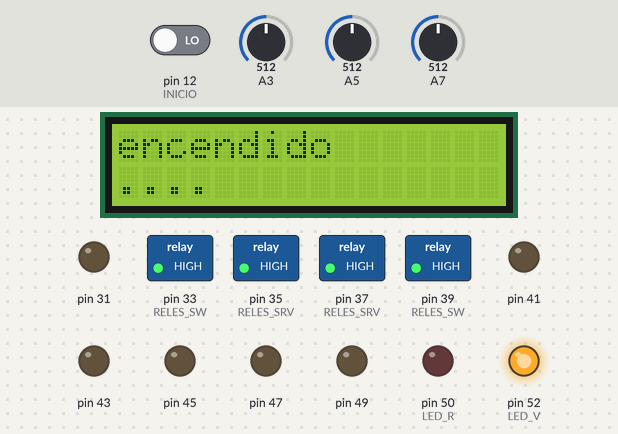
The sketch below on a simulated Arduino Mega 2560, built with avr-gcc and run on an emulated ATmega2560. On the bench: 16×2 character LCD, switched loads named in the sketch (green lamp = pin HIGH), output pins drawn as LEDs (lit = HIGH). Dashed ring = blinking. Inputs (shaded band) come from the test bench; at power-on: pin 12 (INICIO) LOW, A3 = 512, A5 = 512, A7 = 512. What the sketch prints to the serial monitor is not drawn.

Above: at 1.2 s.
1.3 s: pin 12 (INICIO) driven HIGH
At 2.4 s:
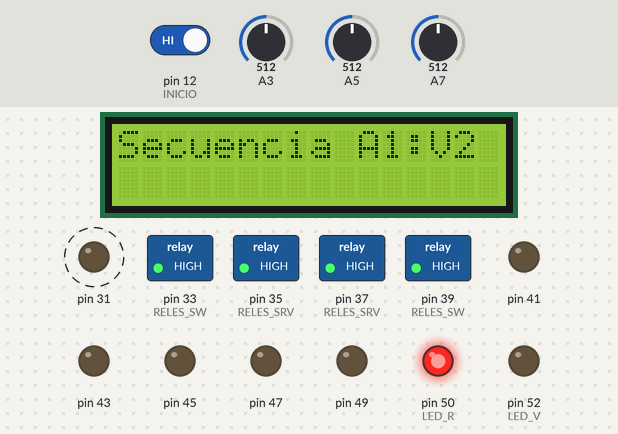
12.3 s: pin 12 (INICIO) driven LOW
At 14.4 s:
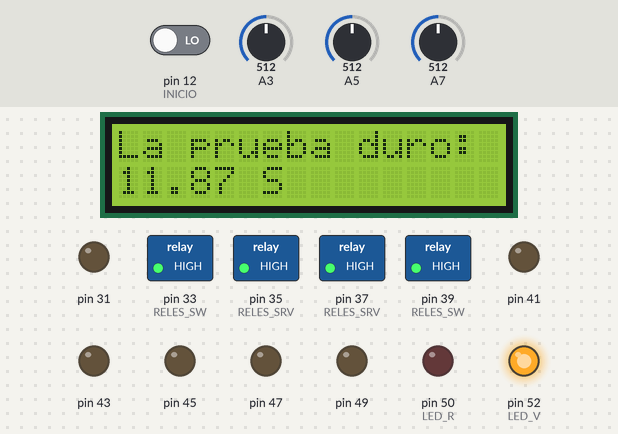
15.3 s: pin 12 (INICIO) driven HIGH
At 16.6 s:
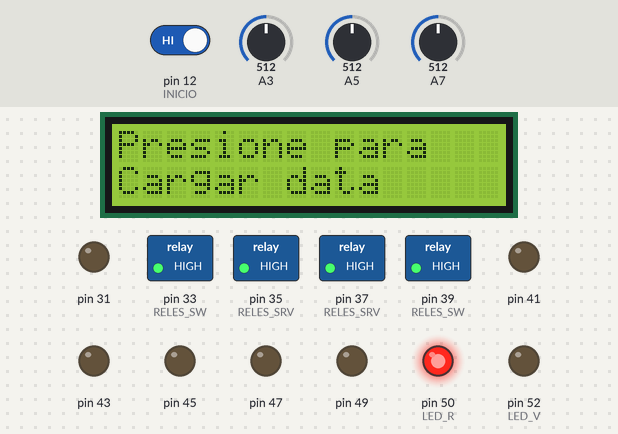
Timing chart, 0 to 22.8 s (numbered marks = the images above; inputs shaded):
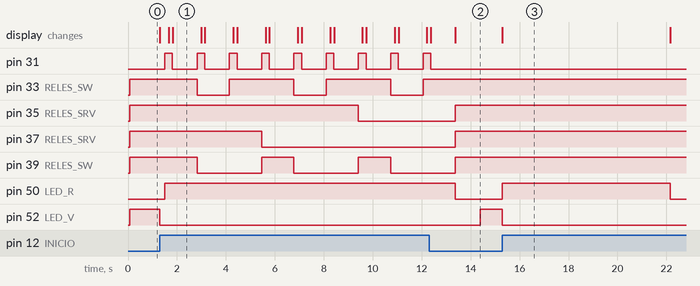

Measured:
- after the input at 1.3 s, pin 31: alternates HIGH for 0.31 s and LOW for 1.0 s, starting after 0.20 s; pin 33 (RELES_SW): alternates HIGH for 2.6 s and LOW for 1.3 s, starting after 1.5 s
- after the input at 12.3 s, pin 50 (LED_R): goes on until 13.4 s, then stays LOW; pin 52 (LED_V): LOW → HIGH after 2.1 s
- after the input at 15.3 s, pin 50 (LED_R): LOW → HIGH at once, → LOW 6.9 s later; pin 52 (LED_V): HIGH → LOW at once
- what the display in image 1 shows lasts 1.2 s, from 1.8 s to 3.0 s

The sketch:

lucia-tesis-v2.ino
```cpp
#include <LiquidCrystal.h>
#include <EEPROM.h>
#include "datos.h"

#define LOG
#define NUMERO_PRUEBAS 18
#define SAMPLE_SIZE 90


const int rs = 6, en = 7, d4 = 8, d5 = 9, d6 = 10, d7 = 11;
LiquidCrystal lcd(rs, en, d4, d5, d6, d7);
const int INICIO = 12;
const int SW0 = 31;
const int SW1 = 33;
const int SW2 = 39;
const int SW3 = 35;
const int SW4 = 37;
const int LED_R = 50;
const int LED_V = 52;
const int RELES_SRV[2] = { SW3, SW4 };
const int RELES_SW[2] = { SW1, SW2 };

const String nombre_pruebas[NUMERO_PRUEBAS] = {
  "A1:V1_A",
  "A1:V2",
  "B1:V1_B",
  "B1:V2",
  "C1:V1_B",
  "C1:V2",
  "A2:V1_A",
  "A2:V2",
  "B2:V1_B",
  "B2:V2",
  "C2:V1_B",
  "C2:V2",
  "A3:V1_A",
  "A3:V2",
  "B3:V1_B",
  "B3:V2",
  "C3:V1_B",
  "C3:V2",
};

int numero_prueba = 0;
int prueba_interna = 0;
int pruebas[NUMERO_PRUEBAS][SAMPLE_SIZE];


void setup() {
  // Configurar pines de entrada y salida
  analogReference(EXTERNAL);
  Serial.begin(9600);
#ifdef LOG
  Serial1.begin(9600);
#endif
  lcd.begin(16, 2);
  pinMode(INICIO, INPUT);
  pinMode(LED_R, OUTPUT);
  pinMode(LED_V, OUTPUT);
  //RELES
  for (int i = 31; i < 51; i = i + 2) {
    pinMode(i, OUTPUT);
  }

  for (int i = 0; i < 2; i++) {
    digitalWrite(RELES_SRV[i], HIGH);
    digitalWrite(RELES_SW[i], HIGH);
  }
  digitalWrite(31, LOW);
  digitalWrite(LED_R, LOW);
  digitalWrite(LED_V, LOW);
}

int get_digital_V1() {
  int n;
  n = numero_prueba;
  if (n == 0 || n == 3 || n == 6 || n == 9 || n == 12 || n == 15) {
    return analogRead(A7);  //sin resistencia humana
  } else {
    return analogRead(A5);  //con resistencia humana
  }
}

int get_digital_V2() {

  return analogRead(A3);  //voltaje de alimentacion
}
void mostrarPantalla(String linea1, String linea2) {
  lcd.clear();
  lcd.setCursor(0, 0);
  lcd.print(linea1);

  lcd.setCursor(0, 1);
  lcd.print(linea2);
}

long ultima_vez_actualizo_pantalla = 0;
int tiempo_actualizacion_pantalla = 100;

void loop() {
  if ((millis() - ultima_vez_actualizo_pantalla) > 16) {
    mostrarPantalla("encendido", "....");
    digitalWrite(LED_V, HIGH);
    ultima_vez_actualizo_pantalla = millis();
  }
  if (digitalRead(INICIO) == HIGH) {
    digitalWrite(LED_V, LOW);
    numero_prueba = 0;
    mostrarPantalla("INICIO ", "PRUEBAS");
    delay(200);
    auto tiempo_inicio_prueba = micros();
    for (auto& configuracion : CONF_PRUEBAS_RV) {
      digitalWrite(LED_R, HIGH);
      realizarPrueba(configuracion);
    }
    for (int i = 0; i < 2; i++) {
      digitalWrite(RELES_SRV[i], HIGH);
      digitalWrite(RELES_SW[i], HIGH);
    }
    digitalWrite(LED_R, LOW);

    auto tiempo_finalizo_prueba = micros();
    auto tiempo_f_S = (tiempo_finalizo_prueba - tiempo_inicio_prueba) * 1e-6;
    Log("La prueba duro " + String(tiempo_finalizo_prueba - tiempo_inicio_prueba));
    lcd.clear();
    lcd.println("La prueba duro: ");
    lcd.setCursor(0, 1);
    lcd.println(String(tiempo_f_S) + " S");
    delay(1000);
    while (digitalRead(INICIO) == LOW) {
      if ((millis() - ultima_vez_actualizo_pantalla) > 16) {
        mostrarPantalla("Presione para", "Cargar data");
        digitalWrite(LED_V, HIGH);

        ultima_vez_actualizo_pantalla = millis();
      }
    }
    digitalWrite(LED_R, HIGH);
    digitalWrite(LED_V, LOW);
    enviar_datos_por_data_streamer();
    mostrarPantalla("Datos", "Enviados");
    digitalWrite(LED_R, LOW);
    delay(1000);
  }
}
void Log(String mensaje) {
#ifdef LOG
  Serial1.println(mensaje);
#endif
}

/*
 * Esta funcion hace uso del puerto serial para enviar datos al DataStreamer
 * El DataStreamer es un plugin de Excel para manejar informacion que
 * proviene desde un arduino
 * https://www.microsoft.com/en-us/download/details.aspx?id=56976
 */
void enviar_datos_por_data_streamer() {
  for (int i = 0; i < NUMERO_PRUEBAS; i++) {
    Serial.print(nombre_pruebas[i]);
    Serial.print(", ");
    for (int j = 0; j < SAMPLE_SIZE; j++) {
      Serial.print(pruebas[i][j]);
      Serial.print(",");
    }
    Serial.println();
  }
}
```

Captacion_datos.ino
```cpp
#pragma once


void tomar_muestras(int (*obtener_valor)()) {

  int sample = obtener_valor();  // Manda a leer el pin Analogico correspondiente
  pruebas[numero_prueba][prueba_interna] = sample;
  prueba_interna++;
  delayMicroseconds(1600);
}
```

TrueRMS.cpp
```cpp
// (licence header left out)
// /*
// *
// * Changes in version 1.3.0:
// * - Added energy meetering functionality in publish function of classes Power and Power2.
// *
// * Changes in version 1.2.0:
// * - Name of constants SGLS and CNTS renamed into SGL_SCAN and CNT_SCAN.
// *
// * Changes in version 1.1.0:
// * - Introduced a software flag to indicate the completion of a single scan acquisition run. This flag is cleared after calling
// * publish().
// * - Introduced the Rms2 and Power2 classes. Rms2 and Power2 perform better when used in an interrupt service routine by
// * spreading out the processing burden over the different sample time slots within the RMS window. Rms2 occupies one
// * extra sample time slot (window length+1) for doing the baseline restoration calculation (when BLR is on).
// * - The method update() of the Power2 class has been split up in: update1() and update2(). update1() is called first and
// * processes the first sample (for example, a sample of the input voltage) and update2() processes the second sample (a sample
// * of the input current, or vice versa). Sampling voltage and current usually happens sequentially in a multiplexed ADC.
// * Furthermore, an extra sample time slot (window length+1) is occupied by the baseline restoration calculation (when BLR is on).
// * - When BLR is on, instVal now returns the baseline restored sample value.
// * - The power factor variable is: pf (lowercase letters)
// *
// */


// #include "TrueRMS.h"

// #if defined(ARDUINO) && ARDUINO >= 100
// #include "Arduino.h"
// #else
// #include "WProgram.h"
// #endif


// //*********** Init functions ***********//

// void Average::begin(float _range, unsigned char _avgWindow, unsigned char _adcNob, bool _mode) {
// 	mode = _mode;
// 	avgWindow = _avgWindow;
// 	scaling = _range / (float)(_avgWindow * pow(2, _adcNob));
// 	temp_sumInstVal = 0;
// 	sampleIdx=0;
// }


// void Rms::begin(float _range, unsigned char _rmsWindow, unsigned char _adcNob, bool _blr, bool _mode) {
// 	mode = _mode;
// 	rmsWindow = _rmsWindow;
// 	blr = _blr;
// 	dcBias = pow(2, _adcNob) / 2;	// dc-bias starting value
// 	scalingSq = sq(_range) / (float)(_rmsWindow * pow(2, 2*_adcNob));
// 	temp_sumSqInstVal=0;
// 	sampleIdx=0;
// }


// void Rms2::begin(float _range, unsigned char _rmsWindow, unsigned char _adcNob, bool _blr, bool _mode) {
// 	mode = _mode;
// 	blr = _blr;
// 	rmsWindow = _rmsWindow;
// 	dcBias = pow(2, _adcNob) / 2;	// dc-bias starting value
// 	scalingSq = sq(_range) / (float)(_rmsWindow * pow(2, 2*_adcNob));
// 	temp_sumSqInstVal=0;
// 	sampleIdx=0;
// }


// void Power::begin(float _range1, float _range2, unsigned char _rmsWindow, unsigned char _adcNob, bool _blr, bool _mode) {
// 	mode = _mode;
// 	blr = _blr;
// 	rmsWindow = _rmsWindow;
// 	scaling1 = _range1 / (float)pow(2, _adcNob);
// 	scalingSq1 = sq(_range1) / (float)(_rmsWindow * pow(2, 2*_adcNob));
// 	scaling2 = _range2 / (float)pow(2, _adcNob);
// 	scalingSq2 = sq(_range2) / (float)(_rmsWindow * pow(2, 2*_adcNob));
// 	scaling3 = scaling1*scaling2 / _rmsWindow;
// 	temp_sumSqInstVal1=0;
// 	temp_sumSqInstVal2=0;
// 	temp_sumInstPwr=0;
// 	sampleIdx=0;
// }


// void Power2::begin(float _range1, float _range2, unsigned char _rmsWindow, unsigned char _adcNob, bool _blr, bool _mode) {
// 	mode = _mode;
// 	blr = _blr;
// 	rmsWindow = _rmsWindow;
// 	scaling1 = _range1 / (float)pow(2, _adcNob);
// 	scalingSq1 = sq(_range1) / (float)(_rmsWindow * pow(2, 2*_adcNob));
// 	scaling2 = _range2 / (float)pow(2, _adcNob);
// 	scalingSq2 = sq(_range2) / (float)(_rmsWindow * pow(2, 2*_adcNob));
// 	scaling3 = scaling1*scaling2 / _rmsWindow;
// 	temp_sumSqInstVal1=0;
// 	temp_sumSqInstVal2=0;
// 	temp_sumInstPwr=0;
// 	sampleIdx=0;
// }


// void Average::start() {
// 	acquire=true;
// 	acqRdy=false;
// }


// void Rms::start() {
// 	acquire=true;
// 	acqRdy=false;
// }


// void Rms2::start() {
// 	acquire=true;
// 	acqRdy=false;
// }


// void Power::start() {
// 	acquire=true;
// 	acqRdy=false;
// }


// void Power2::start() {
// 	acquire=true;
// 	acqRdy=false;
// }


// void Average::stop() {
// 	acquire=false;
// }


// void Rms::stop() {
// 	acquire=false;
// }


// void Rms2::stop() {
// 	acquire=false;
// }


// void Power::stop() {
// 	acquire=false;
// }


// void Power2::stop() {
// 	acquire=false;
// }


// //*********** Periodically called functions ***********//

// void Average::update(int _instVal) {
// 	instVal = _instVal;
// 	if(acquire) {
// 		temp_sumInstVal += instVal;
// 		if(sampleIdx > avgWindow-1) {
// 			sumInstVal = temp_sumInstVal;
// 			temp_sumInstVal=0;
// 			sampleIdx=0;
// 			if(mode == SGL_SCAN) { // update status bits
// 				acquire=false;
// 				acqRdy=true;
// 			}
// 		}
// 		sampleIdx++;
// 	}
// }


// void Rms::update(int _instVal) {
// 	if(acquire) {
// 		if(blr) {
// 			instVal = _instVal - dcBias; // subtract DC-offset to restore the baseline.
// 			temp_sumInstVal += instVal;
// 		}
// 		else {
// 			instVal=_instVal;
// 		}
// 		temp_sumSqInstVal += sq((float)instVal);
// 		if(sampleIdx == rmsWindow) {
// 			sumSqInstVal=temp_sumSqInstVal;
// 			if(blr) {
// 				sumInstVal = alpha*temp_sumInstVal + (1-alpha)*sumInstVal; // calculate running average of sum instant values.
// 				error = (int)round(sumInstVal / rmsWindow); // calculate error of DC-bias
// 				dcBias = dcBias + error; // restore baseline
// 				temp_sumInstVal=0;
// 				if(mode == SGL_SCAN) { //update status bits
// 					acquire=false;
// 					acqRdy=true;
// 				}
// 			}
// 			temp_sumSqInstVal=0;
// 			sampleIdx=0;
// 		}
// 		sampleIdx++;
// 	}
// }


// void Rms2::update(int _instVal) {
// 	if(acquire) {
// 		if(blr) {
// 			instVal = _instVal - dcBias; // subtract DC-offset to restore the baseline.
// 			if(sampleIdx <= rmsWindow) {
// 			temp_sumInstVal += instVal;
// 			temp_sumSqInstVal += sq((float)instVal);
// 			}
// 			if(sampleIdx == rmsWindow) {
// 				sumSqInstVal=temp_sumSqInstVal;
// 				sumInstVal = alpha*temp_sumInstVal + (1-alpha)*sumInstVal; // calculate running average of sum instant values.
// 			}
// 			if(sampleIdx == rmsWindow+1) { // additional sample time slot for blr calculation.
// 				error = (int)round(sumInstVal / rmsWindow); // calculate error of DC-bias
// 				dcBias = dcBias + error; // restore baseline
// 				temp_sumInstVal=0;
// 				temp_sumSqInstVal=0;
// 				sampleIdx=0;
// 				if(mode == SGL_SCAN) { // update status bits
// 					acquire=false;
// 					acqRdy=true;
// 				}
// 			}
// 		}
// 		else {
// 			instVal = _instVal;
// 			temp_sumSqInstVal += sq((float)instVal);
// 			if(sampleIdx == rmsWindow) {
// 				sumSqInstVal=temp_sumSqInstVal;
// 				temp_sumSqInstVal=0;
// 				sampleIdx=0;
// 				if(mode == SGL_SCAN) { // update status bits
// 					acquire=false;
// 					acqRdy=true;
// 				}
// 			}
// 		}
// 	sampleIdx++;
// 	}
// }


// void Power::update(int _instVal1, int _instVal2) {
// 	if(acquire) {
// 		if(blr) {
// 			instVal1 = _instVal1 - dcBias1; // subtract DC-offset to restore the baseline.
// 			temp_sumInstVal1 += instVal1;
// 			instVal2 = _instVal2 - dcBias2;
// 			temp_sumInstVal2 += instVal2;
// 		} // endif(blr)
// 		else {
// 			instVal1 = _instVal1;
// 			instVal2 = _instVal2;
// 		}
// 		temp_sumSqInstVal1 += sq(instVal1);
// 		temp_sumSqInstVal2 += sq(instVal2);
// 		temp_sumInstPwr += instVal1 * instVal2;
// 		if(sampleIdx == rmsWindow){
// 			sumSqInstVal1 = temp_sumSqInstVal1;
// 			sumSqInstVal2 = temp_sumSqInstVal2;
// 			sumInstPwr = temp_sumInstPwr;
// 			if(blr) {
// 				sumInstVal1 = alpha * temp_sumInstVal1 + (1-alpha) * sumInstVal1; // calculate running average of sum instant values.
// 				error1 = (int)round(sumInstVal1 / rmsWindow); // calculate error of DC-bias
// 				dcBias1 = dcBias1 + error1; // restore baseline
// 				sumInstVal2 = alpha * temp_sumInstVal2 + (1-alpha) * sumInstVal2;
// 				error2 = (int)round(sumInstVal2 / rmsWindow);
// 				dcBias2 = dcBias2 + error2;
// 				temp_sumInstVal1=0;
// 				temp_sumInstVal2=0;
// 			} // endif(blr)
// 			temp_sumSqInstVal1=0;
// 			temp_sumSqInstVal2=0;
// 			temp_sumInstPwr=0;
// 			sampleIdx=0;
// 			if(mode == SGL_SCAN) { // update status bits
// 				acquire=false;
// 				acqRdy=true;
// 			}
// 		}
// 		sampleIdx++;
// 	} // endif(acquire)
// }


// void Power2::update1(int _instVal) {
// 	if(acquire) {
// 		if(blr) {
// 			instVal1 = _instVal - dcBias1; // subtract DC-offset to restore the baseline.
// 			if(sampleIdx <= rmsWindow) {
// 				temp_sumInstVal1 += instVal1;
// 				temp_sumSqInstVal1 += sq(instVal1);
// 			}
// 			if(sampleIdx == rmsWindow) {
// 				sumSqInstVal1 = temp_sumSqInstVal1;
// 				sumInstVal1 = alpha * temp_sumInstVal1 + (1-alpha) * sumInstVal1; // calculate running average of sum instant values.
// 			}
// 			if(sampleIdx == rmsWindow+1) { // additional sample time slot for blr calculation
// 				error1 = (int)round(sumInstVal1 / rmsWindow); // calculate error of DC-bias
// 				dcBias1 = dcBias1 + error1; // restore baseline
// 			}
// 		} // endif(blr)
// 		else {
// 			instVal1 = _instVal;
// 			temp_sumSqInstVal1 += sq(instVal1);

// 			if(sampleIdx == rmsWindow) {
// 				sumSqInstVal1 = temp_sumSqInstVal1;
// 			}
// 		}
// 	} // endif(acquire)
// }


// void Power2::update2(int _instVal) {
// 		if(acquire) {
// 			if(blr) {
// 				if(sampleIdx <= rmsWindow) {
// 					instVal2 = _instVal - dcBias2;
// 					temp_sumInstVal2 += instVal2;
// 					temp_sumSqInstVal2 += sq(instVal2);
// 					temp_sumInstPwr += instVal1 * instVal2;
// 				}
// 				if(sampleIdx == rmsWindow) {
// 					sumSqInstVal2 = temp_sumSqInstVal2;
// 					sumInstPwr = temp_sumInstPwr;
// 					sumInstVal2 = alpha * temp_sumInstVal2 + (1-alpha) * sumInstVal2;
// 				}
// 				if(sampleIdx == rmsWindow+1) {
// 					error2 = (int)round(sumInstVal2 / rmsWindow);
// 					dcBias2 = dcBias2 + error2;
// 					temp_sumInstVal1=0;
// 					temp_sumInstVal2=0;
// 					temp_sumSqInstVal1=0;
// 					temp_sumSqInstVal2=0;
// 					temp_sumInstPwr=0;
// 					sampleIdx=0;
// 					if(mode == SGL_SCAN) { // update status bits
// 						acquire=false;
// 						acqRdy=true;
// 					}
// 				}
// 			} //endif(blr)
// 			else {
// 				instVal2 = _instVal;
// 				temp_sumSqInstVal2 += sq(instVal2);
// 				temp_sumInstPwr += instVal1 * instVal2;
// 				if(sampleIdx == rmsWindow) {
// 					sumSqInstVal2 = temp_sumSqInstVal2;
// 					sumInstPwr = temp_sumInstPwr;
// 					temp_sumSqInstVal1=0;
// 					temp_sumSqInstVal2=0;
// 					temp_sumInstPwr=0;
// 					sampleIdx=0;
// 					if(mode == SGL_SCAN) { // update status bits
// 						acquire=false;
// 						acqRdy=true;
// 					}
// 				}
// 			}
// 		sampleIdx++;
// 		} // endif(acquire)
// }


// //*********** Publishing ***********//
// void Average::publish() {
// 	average = sumInstVal * scaling;
// 	acqRdy=false;
// }


// void Rms::publish() {
// 	msVal = sumSqInstVal * scalingSq;
// 	rmsVal = sqrt(msVal);
// 	acqRdy=false;
// }


// void Rms2::publish() {
// 	msVal = sumSqInstVal * scalingSq;
// 	rmsVal = sqrt(msVal);
// 	acqRdy=false;
// }


// void Power::publish() {
// 	msVal1 = sumSqInstVal1 * scalingSq1;
// 	rmsVal1 = sqrt(msVal1);
// 	msVal2 = sumSqInstVal2 * scalingSq2;
// 	rmsVal2 = sqrt(msVal2);
// 	apparentPwr = rmsVal1 * rmsVal2;
// 	realPwr = sumInstPwr * scaling3;
// 	pf = realPwr / apparentPwr;
// 	newTime = millis();
// 	dT = newTime - oldTime;
// 	oldTime = newTime;
// 	eAcc += sumInstPwr * dT;	// energy accumulator
// 	energy = eAcc*scaling3 / 1000; // output in Ws when inputs are in Volts and Amps.
// 	acqRdy=false;
// }


// void Power2::publish() {
// 	msVal1 = sumSqInstVal1 * scalingSq1;
// 	rmsVal1 = sqrt(msVal1);
// 	msVal2 = sumSqInstVal2 * scalingSq2;
// 	rmsVal2 = sqrt(msVal2);
// 	apparentPwr = rmsVal1 * rmsVal2;
// 	realPwr = sumInstPwr * scaling3;
// 	pf = realPwr / apparentPwr;
// 	newTime = millis();
// 	dT = newTime - oldTime;
// 	oldTime = newTime;
// 	eAcc += sumInstPwr * dT;
// 	energy = eAcc*scaling3 / 1000;
// 	acqRdy=false;
// }
// //end of TrueRMS.cpp
```

datos.h
```cpp
#pragma once

const int CONF_PRUEBAS_RV[3][2] = {
  {1, 1},
  {1, 0},
  {0, 0},
};

const int CONF_PROCESOS[3][2]={
  {1,1},
  {0,0},
  {1,0},
};
```

medicion_alterna.ino
```cpp
// #include "TrueRMS.h"

// #define RMS_WINDOW 50  // rms para 50 muestras, 3 periodos en 60Hz (revisar ensalida)
// #define PERIODO 1000   // 1 ms Periodo muestra

// unsigned long nextLoop;
// Rms readRms;
// int count;

// void configurar_medicion_alterna(float rango_voltaje, unsigned char bits) {
//   readRms.begin(rango_voltaje, RMS_WINDOW, bits, BLR_ON, CNT_SCAN);

//   readRms.start();

//   count = 0;
//   nextLoop = micros() + PERIODO;
// }

// bool loop_medicion_alterna(int (*obtener_valor)()) {
//   int medicion = obtener_valor();
//   readRms.update(medicion);

//   while (nextLoop > micros())
//     ;
//   nextLoop += PERIODO;
//   count++;
//   return count >= 1000 ? false : true;
// }

// float obtener_valor_rms() {

//   readRms.publish();
//   return readRms.rmsVal;
// }
```

prueba.ino
```cpp
void setConfiguracionPrueba(int configuracion[2]) {
  digitalWrite(RELES_SRV[0], configuracion[0]);
  digitalWrite(RELES_SRV[1], configuracion[1]);
}

void encender_reles(int reles[2], int valores[2]) {
  for (int i = 0; i < 2; i++) {
    digitalWrite(reles[i], valores[i]);
  }
}


void configurarPrueba(int red[2], int i) {
  // Prender Reles
  encender_reles(RELES_SW, CONF_PROCESOS[i]);
}

void hacer_prueba(int (*get_v)()) {
  prueba_interna = 0;
  float v;
  int i;

  auto tiempo_inicio_prueba = micros();
  digitalWrite(31, HIGH);
  for (i = 0; i < 90; i++) {
    tomar_muestras(get_v);
  }
  digitalWrite(31, LOW);

  Log("Test:" + nombre_pruebas[numero_prueba]);
  lcd.clear();
  lcd.println("Secuencia " + nombre_pruebas[numero_prueba] + "  ");

  numero_prueba++;
}

void realizarPrueba(int configuracion[2]) {
  setConfiguracionPrueba(configuracion);
  for (int i = 0; i < 3; i++) {

    Log("Inicio configuracion " + nombre_pruebas[numero_prueba]);
    configurarPrueba(RELES_SW, i);
    hacer_prueba(&get_digital_V1);
    hacer_prueba(&get_digital_V2);
    delay(1000);
  }
}
```
